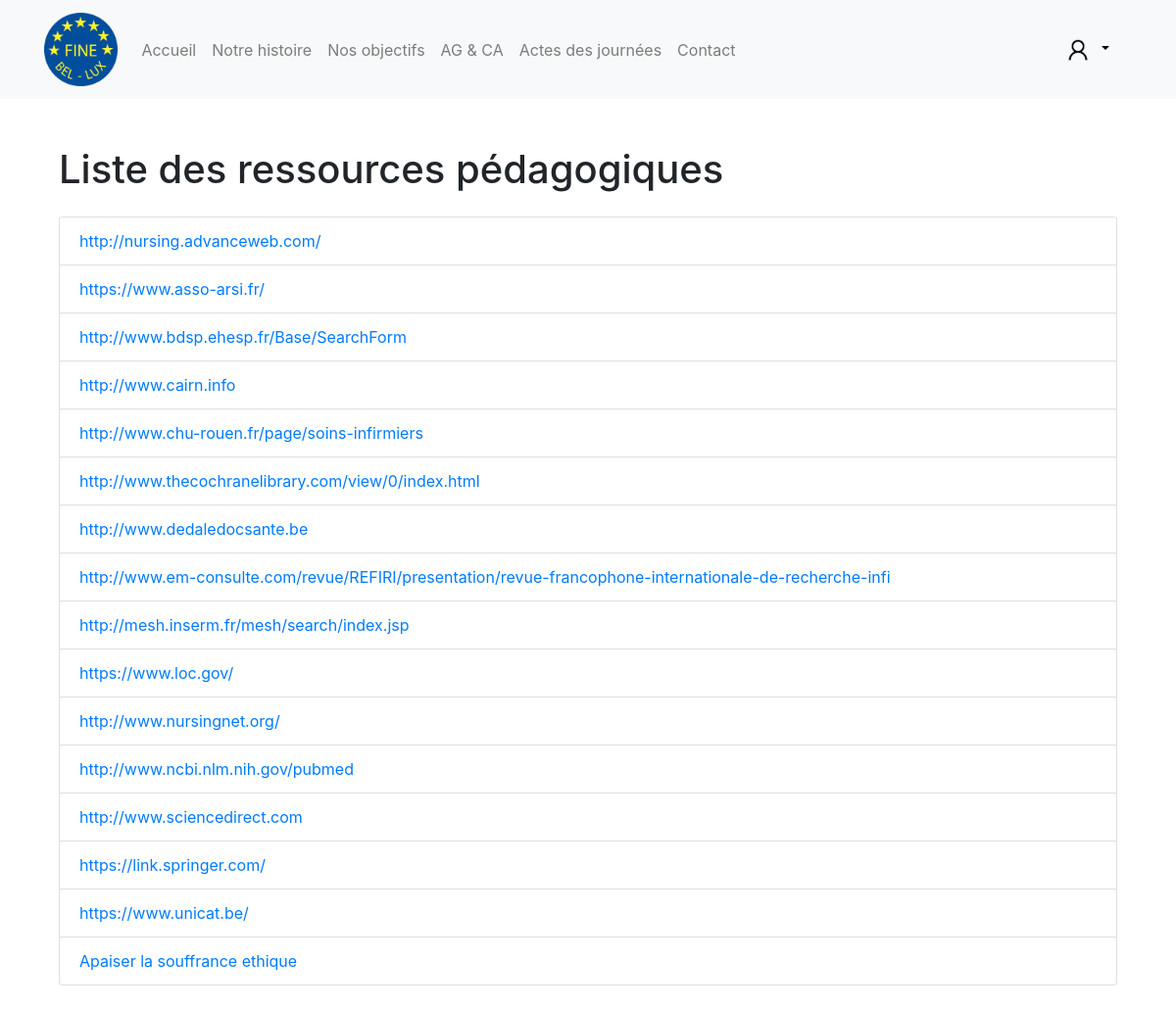
/ressources-pedagogiques (signed in), run on the app's committed database.
### main/models.py (models this page shows, shortened)
class LearningResources(models.Model):
    title = models.CharField(max_length=100)
    url = models.URLField(blank=True, null=True)  # Autoriser le champ URL à être vide
    file = models.FileField(upload_to='learning_ressources/', blank=True, null=True)

### main/views.py (the view)
# urls.py: path('ressources-pedagogiques', views.learning_ressources, name="learning-ressources"),
def learning_ressources(request):
    learning_ressources = LearningResources.objects.all()
    return render(request, 'main/learning-ressources.html', {
        'learning_ressources': learning_ressources,
    })

### main/templates/main/learning-ressources.html
{% extends "main/base.html" %}
{% load static %}
{% block content %}
<div class="container mt-5">
    <h1 class="text-left mb-4">Liste des ressources pédagogiques</h1>
    {% if learning_ressources %}
    <ul class="list-group mb-4 {{ cat }}">
        {% for ressource in learning_ressources %}
        <li class="list-group-item d-flex justify-content-between align-items-center">
            <a href="{% if ressource.file %}{{ ressource.file.url }}{% else %}{{ ressource.url }}{% endif %}"
                target="_blank" class="text-decoration-none">
                {{ ressource.title }}
            </a>
        </li>
        {% endfor %}
    </ul>
    {% endif %}
</div>
{% endblock content %}

### data on the page
LearningResources: title "http://nursing.advanceweb.com/"
LearningResources: title "https://www.asso-arsi.fr/"
LearningResources: title "http://www.bdsp.ehesp.fr/Base/SearchForm"
LearningResources: title "http://www.cairn.info"
LearningResources: title "http://www.chu-rouen.fr/page/soins-infirmiers"
LearningResources: title "http://www.thecochranelibrary.com/view/0/index.html"
LearningResources: title "http://www.dedaledocsante.be"
LearningResources: title "http://www.em-consulte.com/revue/REFIRI/presentation/revue-francophone-internationale-de-recherche-infi"
LearningResources: title "http://mesh.inserm.fr/mesh/search/index.jsp"
LearningResources: title "https://www.loc.gov/"
LearningResources: title "http://www.nursingnet.org/"
LearningResources: title "http://www.ncbi.nlm.nih.gov/pubmed"
LearningResources: title "http://www.sciencedirect.com"
LearningResources: title "https://link.springer.com/"
LearningResources: title "https://www.unicat.be/"
LearningResources: title "Apaiser la souffrance ethique"
